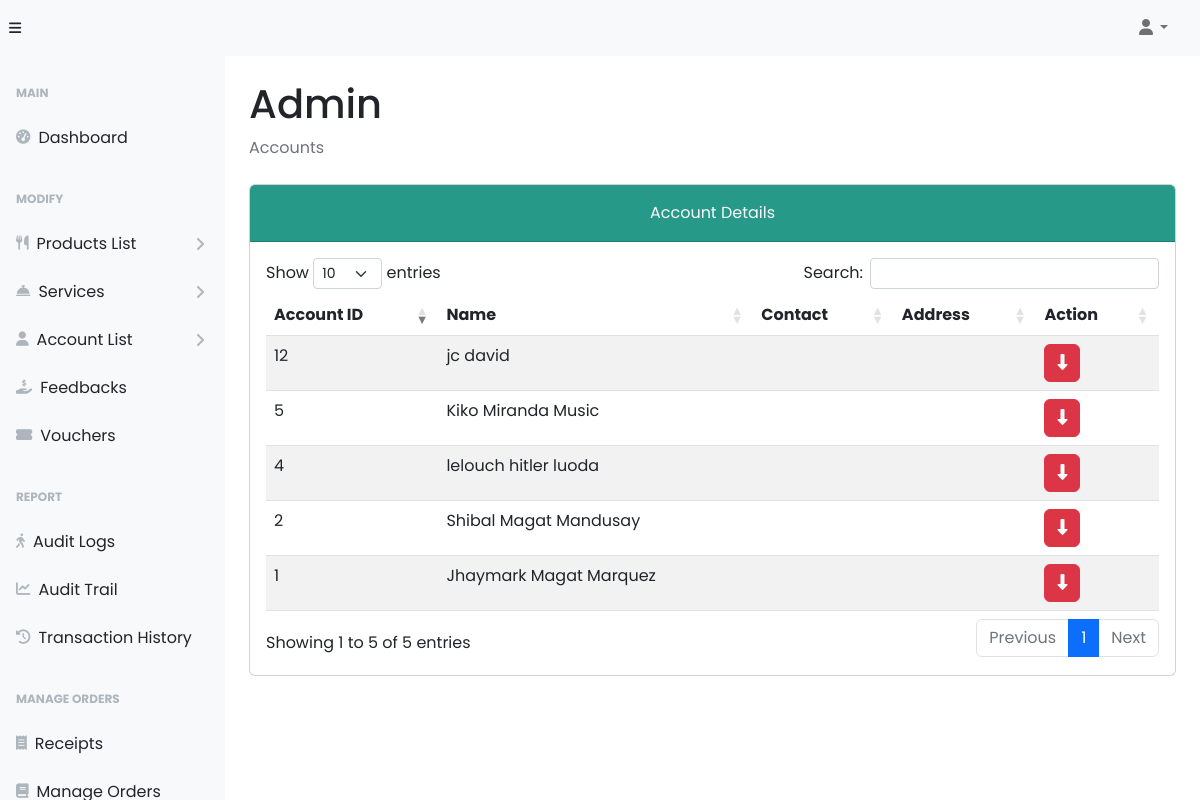
Page /admin/customers.php (signed in) on the committed database.
### tables this page shows
CREATE TABLE `tbl_account` (
  `ac_id` int(11) NOT NULL,
  `ac_username` varchar(255) NOT NULL,
  `ac_email` varchar(400) NOT NULL,
  `ac_password` varchar(255) NOT NULL,
  `role_id` int(11) NOT NULL,
  `account_status_id` int(11) NOT NULL DEFAULT 1
);

### admin/customers.php (the view, shortened to what this page needs)
<?php
require_once("../backend/config/config.php");
?>
<!DOCTYPE html>
<html lang="en">
  <head>
    <link href="https://cdnjs.cloudflare.com/ajax/libs/font-awesome/6.5.1/css/all.min.css" rel="stylesheet">
    <link rel="stylesheet" href="../styles/dataTables.min.css">
    <link rel="stylesheet" href="../plugins/dataTables.bootstrap5.min.css">
    <link rel="stylesheet" href="../styles/bootsrap5-min.css">
    <link rel="stylesheet" href="../styles/card-general.css">
  </head>
  <body class="sb-nav-fixed">
    <?php require_once("./navbar.php"); ?>
    <div id="layoutSidenav">
      <?php require_once("./sidebar.php"); ?>
      <div id="layoutSidenav_content">
        <main>
          <div class="container-fluid px-4">
            <h1 class="mt-4" id="full_name">Admin</h1>
            <ol class="breadcrumb mb-4">
              <li class="breadcrumb-item active">Accounts</li>
            </ol>
              <div class="card mb-5">
                    <div class="card-header bg-primary pt-3">
                        <div class="text-center">
                            <p class="card-title text-light">Account Details
                        </div>
                    </div>
                    <div class="card-body">
                      <table id="residenceAccounts" class="table table-striped nowrap" style="width:100%">
                        <thead>
                          <tr>
                              <th>Account ID</th>
                              <th>Name</th>
                              <th>Contact</th>
                              <th>Address</th>
                              <th>Action</th>
                          </tr>
                        </thead>
                        <tbody>
                          <?php
                            $query = "SELECT ta.ac_id, CONCAT(tc.first_name, ' ', tc.middle_name, ' ', tc.last_name) AS full_name, tc.contact, tc.address FROM tbl_account ta INNER JOIN tbl_account_details tc ON tc.ac_id = ta.ac_id WHERE ta.role_id = 1 AND ta.account_status_id = 1;";
                            $stmt = $conn->prepare($query);
                            $stmt->execute();
                            $result = $stmt->get_result();
                              while ($data = $result->fetch_assoc()) {
                          ?>
                          <tr>
                            <td><?php echo $data['ac_id'];?></td>
                            <td><?php echo $data['full_name'];?></td>
                            <td><?php echo $data['contact'];?></td>
                            <td><?php echo $data['address'];?></td>
                            <td>
                                <button type="button" class="btn btn-danger deactivateResBtn" id="<?php echo $data["ac_id"] ?>" >
                                  <i class="fa-solid fa-down-long"  style="color: #fcfcfc;"></i>
                                </button>
                            </td>
                          </tr>
                          <?php
                            }
                          ?>
                        </tbody>
                      </table>
                    </div>
                  </div>
            </div>
      </main>
    </div>
  </div>
    <link rel="stylesheet" href="../styles/dataTables.min.css">
  </body>
</html>

### styles/card-general.css (style rules this page uses)
* { margin: 0; padding: 0; box-sizing: border-box; font-family: "Poppins", sans-serif; }

### rows in the picture
tbl_account: ac_id "1", full_name "Jhaymark Magat Marquez"
tbl_account: ac_id "2", full_name "Shibal Magat Mandusay"
tbl_account: ac_id "4", full_name "lelouch hitler luoda"
tbl_account: ac_id "5", full_name "Kiko Miranda Music"
tbl_account: ac_id "12", full_name "jc david"
